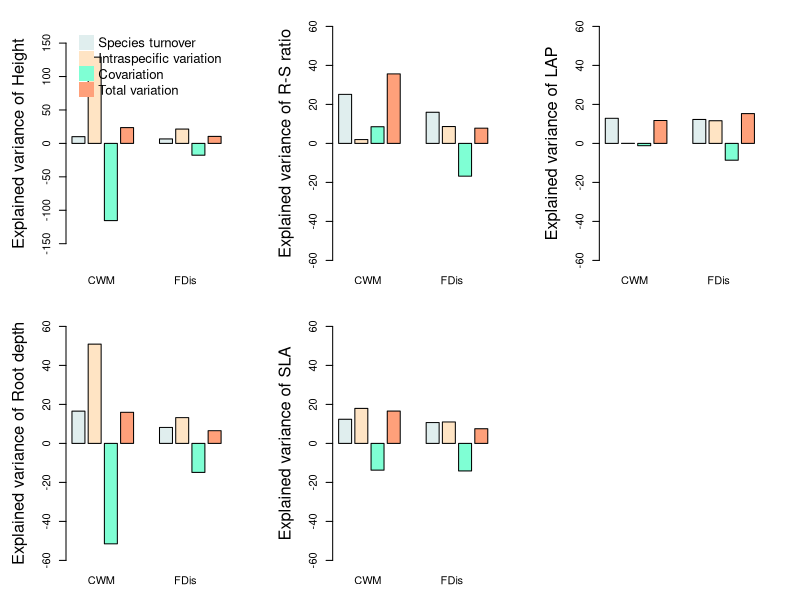

Recreate this plot in R.
##%######################################################%##
#                                                          #
####            Plotting intra versus inter             ####
#                                                          #
##%######################################################%##

png(
  "output_plot/Main Figure 4.jpg",
  width = 16,
  height = 8,
  units = 'in',
  res = 300
)
par(mfcol=c(2,3))

par(mar = c(3, 5, 2, 3))

##%######################################################%##
#                                                          #
####                      Height                        ####
#                                                          #
##%######################################################%##

barplot(as.numeric(c("10.08","129.01","-115.47","23.62","6.70","21.43","-17.65","10.47")),
        col = c("azure2","bisque","aquamarine","lightsalmon","azure2","bisque","aquamarine","lightsalmon"),
        ylab = "Explained variance of Height", space = as.numeric(c("0.25","0.25","0.25","0.25", "2.0","0.25","0.25","0.25")),
        cex.lab = 1.5, ylim=c(-175,175))


label=c("CWM", "FDis")

axis(1, 
     at = seq(2.5 , 10 , 6.5), 
     labels = label , 
     tick=FALSE)

legend("topright", legend = c("Species turnover", "Intraspecific variation", "Covariation", "Total variation"), 
       col=c("azure2","bisque","aquamarine","lightsalmon"),
       pch = 15, bty = "n", pt.cex = 3, cex = 1.2,  horiz = F)

##%######################################################%##  
#                                                          #
####                    Root Depth                      ####
#                                                          #
##%######################################################%##

barplot(as.numeric(c("16.54", "50.91", "-51.50", "15.95","8.19", "13.21", "-14.88", "6.51")),
        col = c("azure2","bisque","aquamarine","lightsalmon","azure2","bisque","aquamarine","lightsalmon"),
        ylab = "Explained variance of Root depth", space = as.numeric(c("0.25","0.25","0.25","0.25", "2.0","0.25","0.25","0.25")),
        cex.lab = 1.5, ylim=c(-60,60))

label=c("CWM", "FDis")

axis(1, 
     at = seq(2.5 , 10 , 6.5), 
     labels = label , 
     tick=FALSE)

##%######################################################%##
#                                                          #
####                      R-S ratio                     ####
#                                                          #
##%######################################################%##

barplot(as.numeric(c("25.14", "1.96", "8.54", "35.64","15.97", "8.65", "-16.80", "7.81")),
        col = c("azure2","bisque","aquamarine","lightsalmon","azure2","bisque","aquamarine","lightsalmon"),
        ylab = "Explained variance of R-S ratio", space = as.numeric(c("0.25","0.25","0.25","0.25", "2.0","0.25","0.25","0.25")),
        cex.lab = 1.5, ylim=c(-60,60))

label=c("CWM", "FDis")

axis(1, 
     at = seq(2.5 , 10 , 6.5), 
     labels = label , 
     tick=FALSE)


##%######################################################%##
#                                                          #
####                        SLA                         ####
#                                                          #
##%######################################################%##

barplot(as.numeric(c("12.37", "17.94", "-13.72", "16.58","10.69", "10.99", "-14.12", "7.52")),
        col = c("azure2","bisque","aquamarine","lightsalmon","azure2","bisque","aquamarine","lightsalmon"),
        ylab = "Explained variance of SLA", space = as.numeric(c("0.25","0.25","0.25","0.25", "2.0","0.25","0.25","0.25")),
        cex.lab = 1.5, ylim=c(-60,60))

label=c("CWM", "FDis")

axis(1, 
     at = seq(2.5 , 10 , 6.5), 
     labels = label , 
     tick=FALSE)

##%######################################################%##
#                                                          #
####                        LAP                         ####
#                                                          #
##%######################################################%##

barplot(as.numeric(c("12.87", "0.04", "-1.18", "11.74","12.28", "11.62", "-8.61", "15.29")),
        col = c("azure2","bisque","aquamarine","lightsalmon","azure2","bisque","aquamarine","lightsalmon"),
        ylab = "Explained variance of LAP", space = as.numeric(c("0.25","0.25","0.25","0.25", "2.0","0.25","0.25","0.25")),
        cex.lab = 1.5, ylim=c(-60,60))

label=c("CWM", "FDis")

axis(1, 
     at = seq(2.5 , 10 , 6.5), 
     labels = label , 
     tick=FALSE)

dev.off()



